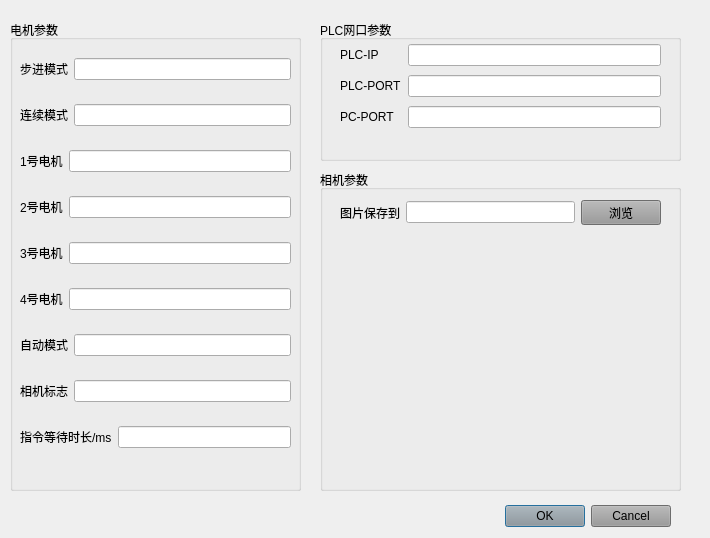
<?xml version="1.0" encoding="UTF-8"?>
<ui version="4.0">
 <class>ParameterSetting</class>
 <widget class="QDialog" name="ParameterSetting">
  <property name="geometry">
   <rect>
    <x>0</x>
    <y>0</y>
    <width>710</width>
    <height>538</height>
   </rect>
  </property>
  <property name="windowTitle">
   <string>Dialog</string>
  </property>
  <widget class="QDialogButtonBox" name="buttonBox">
   <property name="geometry">
    <rect>
     <x>110</x>
     <y>500</y>
     <width>561</width>
     <height>32</height>
    </rect>
   </property>
   <property name="styleSheet">
    <string notr="true">QPushButton{background-color: rgb(152, 152, 152)}

QPushButton:hover{background-color: rgb(53, 161, 79);}

QPushButton:pressed{background-color: rgb(53, 161, 79)}</string>
   </property>
   <property name="orientation">
    <enum>Qt::Horizontal</enum>
   </property>
   <property name="standardButtons">
    <set>QDialogButtonBox::Cancel|QDialogButtonBox::Ok</set>
   </property>
  </widget>
  <widget class="QGroupBox" name="groupBox">
   <property name="geometry">
    <rect>
     <x>10</x>
     <y>20</y>
     <width>291</width>
     <height>471</height>
    </rect>
   </property>
   <property name="title">
    <string>电机参数</string>
   </property>
   <widget class="QWidget" name="layoutWidget">
    <property name="geometry">
     <rect>
      <x>10</x>
      <y>20</y>
      <width>271</width>
      <height>431</height>
     </rect>
    </property>
    <layout class="QGridLayout" name="gridLayout">
     <item row="1" column="0">
      <layout class="QHBoxLayout" name="horizontalLayout_8">
       <item>
        <widget class="QLabel" name="label_16">
         <property name="text">
          <string>连续模式</string>
         </property>
        </widget>
       </item>
       <item>
        <widget class="QLineEdit" name="continuousPtr">
         <property name="text">
          <string/>
         </property>
        </widget>
       </item>
      </layout>
     </item>
     <item row="2" column="0">
      <layout class="QHBoxLayout" name="horizontalLayout">
       <item>
        <widget class="QLabel" name="label">
         <property name="text">
          <string>1号电机</string>
         </property>
        </widget>
       </item>
       <item>
        <widget class="QLineEdit" name="motor_1"/>
       </item>
      </layout>
     </item>
     <item row="3" column="0">
      <layout class="QHBoxLayout" name="horizontalLayout_2">
       <item>
        <widget class="QLabel" name="label_2">
         <property name="text">
          <string>2号电机</string>
         </property>
        </widget>
       </item>
       <item>
        <widget class="QLineEdit" name="motor_2"/>
       </item>
      </layout>
     </item>
     <item row="4" column="0">
      <layout class="QHBoxLayout" name="horizontalLayout_3">
       <item>
        <widget class="QLabel" name="label_3">
         <property name="text">
          <string>3号电机</string>
         </property>
        </widget>
       </item>
       <item>
        <widget class="QLineEdit" name="motor_3"/>
       </item>
      </layout>
     </item>
     <item row="5" column="0">
      <layout class="QHBoxLayout" name="horizontalLayout_4">
       <item>
        <widget class="QLabel" name="label_10">
         <property name="text">
          <string>4号电机</string>
         </property>
        </widget>
       </item>
       <item>
        <widget class="QLineEdit" name="motor_4">
         <property name="text">
          <string/>
         </property>
        </widget>
       </item>
      </layout>
     </item>
     <item row="6" column="0">
      <layout class="QHBoxLayout" name="horizontalLayout_5">
       <item>
        <widget class="QLabel" name="label_11">
         <property name="text">
          <string>自动模式</string>
         </property>
        </widget>
       </item>
       <item>
        <widget class="QLineEdit" name="autoPtr">
         <property name="text">
          <string/>
         </property>
        </widget>
       </item>
      </layout>
     </item>
     <item row="7" column="0">
      <layout class="QHBoxLayout" name="horizontalLayout_6">
       <item>
        <widget class="QLabel" name="label_15">
         <property name="text">
          <string>相机标志</string>
         </property>
        </widget>
       </item>
       <item>
        <widget class="QLineEdit" name="camAdress">
         <property name="text">
          <string/>
         </property>
        </widget>
       </item>
      </layout>
     </item>
     <item row="0" column="0">
      <layout class="QHBoxLayout" name="horizontalLayout_9">
       <item>
        <widget class="QLabel" name="label_17">
         <property name="text">
          <string>步进模式</string>
         </property>
        </widget>
       </item>
       <item>
        <widget class="QLineEdit" name="stepPtr">
         <property name="text">
          <string/>
         </property>
        </widget>
       </item>
      </layout>
     </item>
     <item row="8" column="0">
      <layout class="QHBoxLayout" name="horizontalLayout_10">
       <item>
        <widget class="QLabel" name="label_18">
         <property name="text">
          <string>指令等待时长/ms</string>
         </property>
        </widget>
       </item>
       <item>
        <widget class="QLineEdit" name="cmdWaitTime">
         <property name="text">
          <string/>
         </property>
        </widget>
       </item>
      </layout>
     </item>
    </layout>
   </widget>
  </widget>
  <widget class="QGroupBox" name="groupBox_2">
   <property name="geometry">
    <rect>
     <x>320</x>
     <y>20</y>
     <width>361</width>
     <height>141</height>
    </rect>
   </property>
   <property name="title">
    <string>PLC网口参数</string>
   </property>
   <widget class="QWidget" name="layoutWidget">
    <property name="geometry">
     <rect>
      <x>20</x>
      <y>21</y>
      <width>321</width>
      <height>91</height>
     </rect>
    </property>
    <layout class="QGridLayout" name="gridLayout_2">
     <item row="0" column="0">
      <widget class="QLabel" name="label_12">
       <property name="text">
        <string>PLC-IP</string>
       </property>
      </widget>
     </item>
     <item row="1" column="0" colspan="2">
      <widget class="QLabel" name="label_13">
       <property name="text">
        <string>PLC-PORT</string>
       </property>
      </widget>
     </item>
     <item row="1" column="2">
      <widget class="QLineEdit" name="plc_port"/>
     </item>
     <item row="2" column="0" colspan="2">
      <widget class="QLabel" name="label_14">
       <property name="text">
        <string>PC-PORT</string>
       </property>
      </widget>
     </item>
     <item row="2" column="2">
      <widget class="QLineEdit" name="pc_port"/>
     </item>
     <item row="0" column="2">
      <widget class="QLineEdit" name="plc_ip"/>
     </item>
    </layout>
   </widget>
  </widget>
  <widget class="QGroupBox" name="groupBox_3">
   <property name="geometry">
    <rect>
     <x>320</x>
     <y>170</y>
     <width>361</width>
     <height>321</height>
    </rect>
   </property>
   <property name="title">
    <string>相机参数</string>
   </property>
   <widget class="QWidget" name="layoutWidget">
    <property name="geometry">
     <rect>
      <x>20</x>
      <y>30</y>
      <width>321</width>
      <height>25</height>
     </rect>
    </property>
    <layout class="QHBoxLayout" name="horizontalLayout_7">
     <item>
      <widget class="QLabel" name="label_4">
       <property name="text">
        <string>图片保存到</string>
       </property>
      </widget>
     </item>
     <item>
      <widget class="QLineEdit" name="pictureSavePath"/>
     </item>
     <item>
      <widget class="QPushButton" name="scanPath">
       <property name="styleSheet">
        <string notr="true">QPushButton{background-color: rgb(152, 152, 152)}

QPushButton:hover{background-color: rgb(53, 161, 79);}

QPushButton:pressed{background-color: rgb(53, 161, 79)}</string>
       </property>
       <property name="text">
        <string>浏览</string>
       </property>
      </widget>
     </item>
    </layout>
   </widget>
  </widget>
 </widget>
 <resources/>
 <connections>
  <connection>
   <sender>buttonBox</sender>
   <signal>accepted()</signal>
   <receiver>ParameterSetting</receiver>
   <slot>accept()</slot>
   <hints>
    <hint type="sourcelabel">
     <x>248</x>
     <y>254</y>
    </hint>
    <hint type="destinationlabel">
     <x>157</x>
     <y>274</y>
    </hint>
   </hints>
  </connection>
  <connection>
   <sender>buttonBox</sender>
   <signal>rejected()</signal>
   <receiver>ParameterSetting</receiver>
   <slot>reject()</slot>
   <hints>
    <hint type="sourcelabel">
     <x>316</x>
     <y>260</y>
    </hint>
    <hint type="destinationlabel">
     <x>286</x>
     <y>274</y>
    </hint>
   </hints>
  </connection>
 </connections>
</ui>
